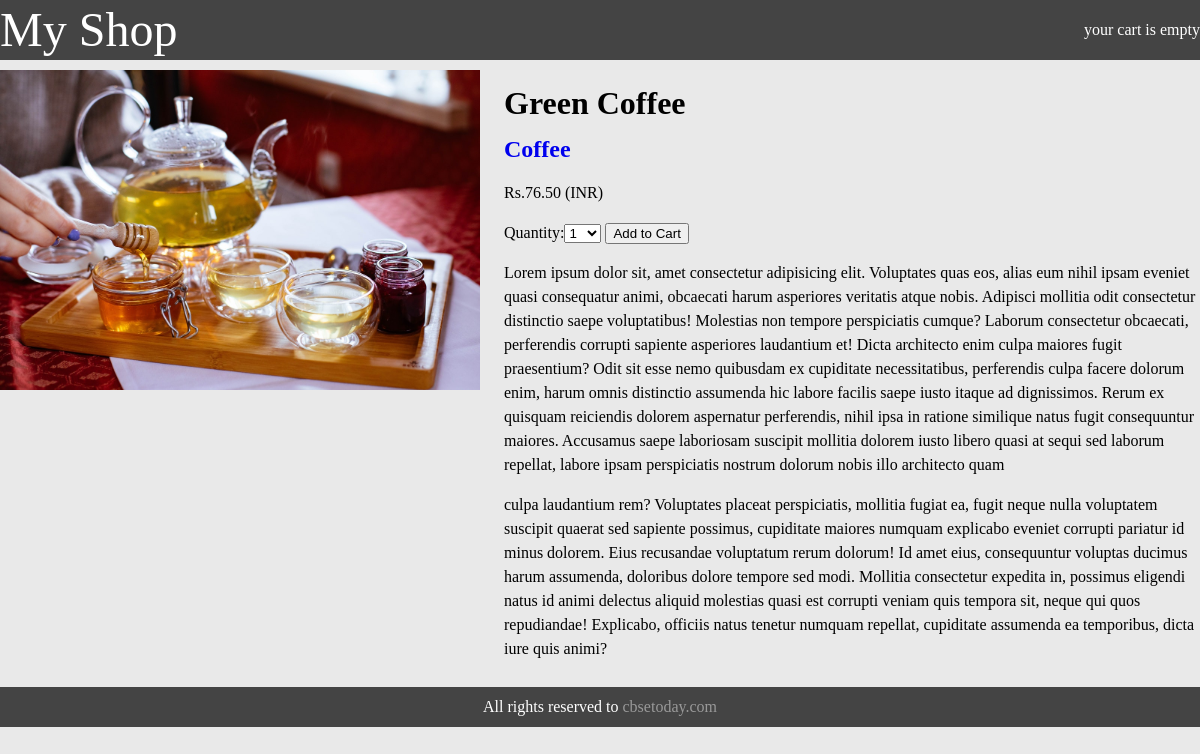
Screenshot of /10/green-coffee/ with the database file from the repository.
### shop/models.py (models this page shows, shortened)
class Product(models.Model):
    category = models.ForeignKey(
        Category, related_name='Products', on_delete=models.CASCADE)
    name = models.CharField(max_length=200, db_index=True)
    slug = models.SlugField(max_length=200, db_index=True)
    image = models.ImageField(upload_to='products/%Y/%m/%d', blank=True)
    description = models.TextField(blank=True)
    price = models.DecimalField(max_digits=10, decimal_places=2)
    available = models.BooleanField(default=True)
    created = models.DateTimeField(auto_now_add=True)
    updated = models.DateTimeField(auto_now=True)
    class Meta:
        ordering = ('name',)
        index_together = (('id', 'slug'),)

class Category(models.Model):
    name = models.CharField(max_length=200, db_index=True)
    slug = models.SlugField(max_length=200, unique=True)
    class Meta:
        ordering = ('name',)
        verbose_name = 'Category'
        verbose_name_plural = 'Categories'
    def __str__(self):
        return self.name
    def get_absolute_url(self):
        return reverse("shop:product_list_by_category", args=[self.slug])

### shop/views.py (the view)
# urls.py: path('<int:id>/<slug:slug>/', product_detail, name='product_detail'),
def product_detail(request, id, slug):
    cart_product_form = CartAddProductForm()
    product = get_object_or_404(Product, id=id, slug=slug, available=True)
    return render(request, 'shop/product/detail.html', {'product': product, 'cart_product_form': cart_product_form})

### cart/forms.py
class CartAddProductForm(forms.Form):
    quantity = forms.TypedChoiceField(
        choices=PRODUCT_QUANTITY_CHOICE, coerce=int)
    update = forms.BooleanField(
        required=False, initial=False, widget=forms.HiddenInput)

### shop/templates/shop/product/detail.html (shortened to what this page needs)
{% extends 'shop/base.html' %}
{% load static %}
{% block content %}
<div class="container">
    <div class="product-details">
        <div class="image">
            <img class="responsive"
                src="{% if product.image %} {{product.image.url}} {% else %} {% static 'img/default.png' %} {% endif %}"
                alt="{{product.name}}">
        </div>
        <div class="product-description">
            <h1>{{product.name}}</h1>
            <h2><a href="{{product.category.get_absolute_url}}">{{product.category}}</a></h2>
            <p>Rs.{{product.price}} (INR)</p>
            <form action="{% url 'cart:cart_add' product.id %}" method="post">
                {{cart_product_form}}
                <input type="submit" value="Add to Cart">
            </form>
            <p>{{product.description|linebreaks}}</p>
        </div>
    </div>
</div>
{% endblock %}

### shop/static/css/base.css (style rules this page uses)
body { font-size:16px;line-height:24px;margin:0 auto;box-sizing: border-box;background:#e9e9e9; }
a { text-decoration:none; }
.responsive { width:100%;height:auto; }
.container { width:100%;max-width:1300px;display:flex;justify-content:space-between;margin:0 auto;padding: 0; }
.product-details { display:flex;justify-content:space-between; }
.product-details .image { flex-basis:40%; }
.product-details .product-description { flex-basis:58%; }

### rows the page displays
Product: image (picture), name "Green Coffee", category "Coffee", price "76.50", description "Lorem ipsum dolor sit, amet consectetur adipisicing elit. Voluptates quas eos, alias eum nihil ipsam eveniet quasi consequatur animi, obcaecati harum asperiores veritatis atque nobis. Adipisci mollitia odit consectetur distinctio saepe voluptatibus! Molestias non tempore perspiciatis cumque? Laborum consectetur obcaecati, perferendis corrupti sapiente asperiores laudantium et! Dicta architecto enim culpa maiores fugit praesentium? Odit sit esse nemo quibusdam ex cupiditate necessitatibus, perferendis culpa facere dolorum enim, harum omnis distinctio assumenda hic labore facilis saepe iusto itaque ad dignissimos. Rerum ex quisquam reiciendis dolorem aspernatur perferendis, nihil ipsa in…"
